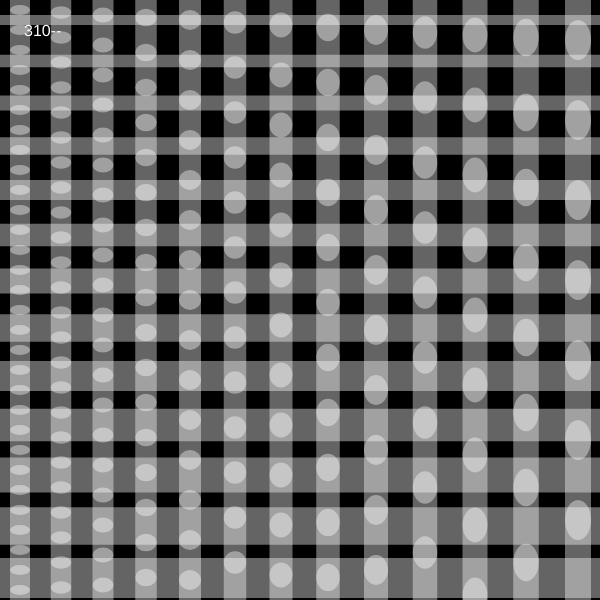
Frame 1 (no input)
Frame 2 (the mouse pressed at the canvas centre, redrawn once): identical to frame 1, image omitted

The p5.js sketch that drew this single still picture (run headless with seeded random() and noise() and a simulated clock; the mouse was pressed at the canvas centre and the sketch redrawn once):

// p5.js sketch
// ── sketch.js
// stripe + ellipse grid with accelerating step sizes; "310--" caption

function setup() {
  createCanvas(600, 600);
  noLoop();
}

function draw() {
  background(0);
  fill(255);
  noStroke();
  textSize(16);
  text('310--', 24, 36);

  fill(255, 100);
  rectMode(CENTER);
  ellipseMode(CENTER);

  let xstep = 40;
  let ystep = 20;

  for (let x = xstep / 2; x < width; x += xstep) {
    const swidth = xstep / 2;
    const sheight = ystep / 2;

    rect(x, height / 2, swidth, height);
    const y = x;
    rect(width / 2, y, width, sheight);

    for (let ey = ystep / 2; ey < height; ey += ystep) {
      ellipse(x, ey, swidth, sheight);
    }

    xstep += 1;
    ystep += 5;
  }
}
